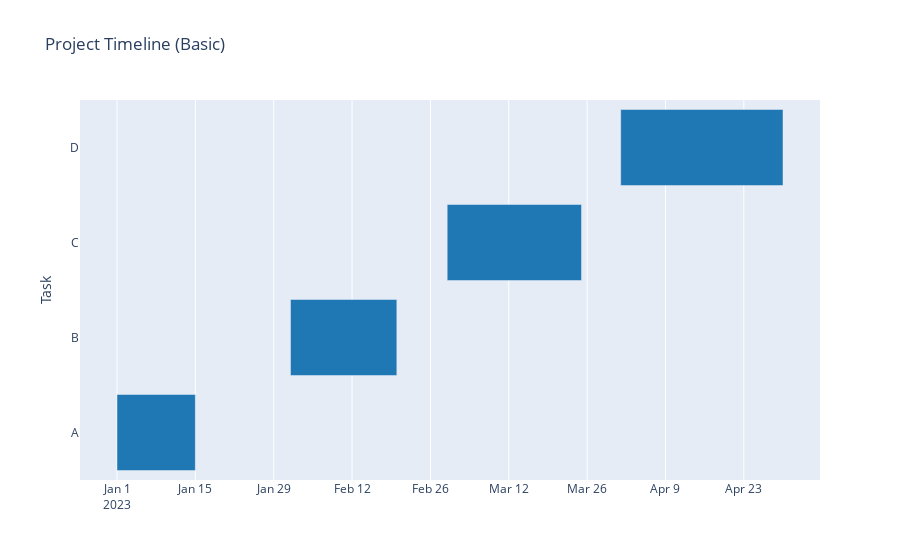

Notebook source saved alongside this figure:
### Markdown cell above
## Example 1: Simple Gantt Chart

### Code cell
# Create a simple DataFrame with task information
df = pd.DataFrame({
    "Task": ["A", "B", "C", "D"],
    "Start": ["2023-01-01", "2023-02-01", "2023-03-01", "2023-04-01"],
    "End": ["2023-01-15", "2023-02-20", "2023-03-25", "2023-04-30"]
})

# Create the Gantt chart
fig = px.timeline(df, x_start="Start", x_end="End", y="Task", 
                 title="Project Timeline (Basic)", 
                 color_discrete_sequence=["#1f77b4"])

fig.show()

### Figure 1 — Plotly figure (JSON) as saved in the notebook; plotly's stock layout.template omitted (floating-point values rounded to 4 significant figures)
{"data": [{"alignmentgroup": "True", "base": ["2023-01-01", "2023-02-01", "2023-03-01", "2023-04-01"], "hovertemplate": "Start=%{base}<br>End=%{x}<br>Task=%{y}<extra></extra>", "legendgroup": "", "marker": {"color": "#1f77b4", "pattern": {"shape": ""}}, "name": "", "offsetgroup": "", "orientation": "h", "showlegend": false, "textposition": "auto", "type": "bar", "x": [1209600000, 1641600000, 2073600000, 2505600000], "xaxis": "x", "y": ["A", "B", "C", "D"], "yaxis": "y"}], "layout": {"barmode": "overlay", "legend": {"tracegroupgap": 0}, "title": {"text": "Project Timeline (Basic)"}, "xaxis": {"anchor": "y", "domain": [0, 1], "type": "date"}, "yaxis": {"anchor": "x", "domain": [0, 1], "title": {"text": "Task"}}}}
